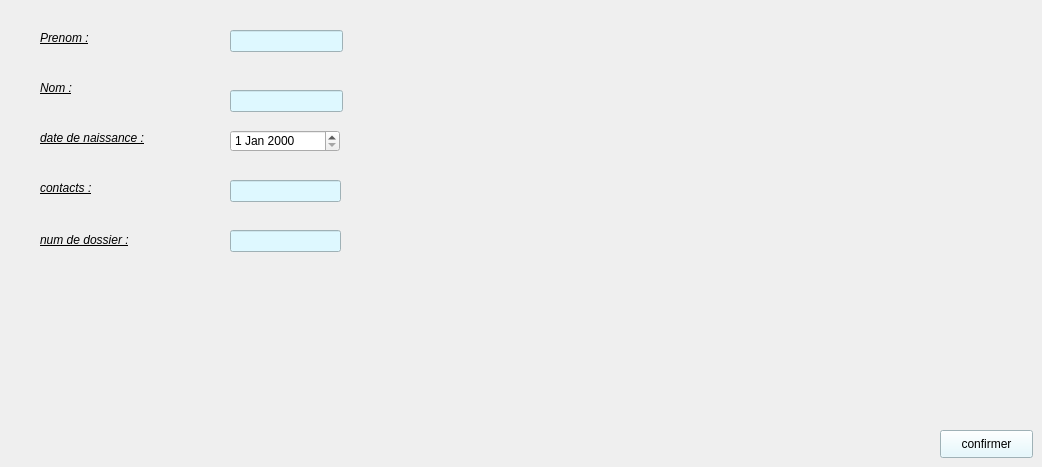
      <widget class="QWidget" name="tooo">
       <attribute name="title">
        <string>ajouter patient </string>
       </attribute>
       <widget class="QLabel" name="label_20">
        <property name="geometry">
         <rect>
          <x>40</x>
          <y>30</y>
          <width>81</width>
          <height>16</height>
         </rect>
        </property>
        <property name="font">
         <font>
          <family>Arial</family>
          <pointsize>9</pointsize>
          <weight>50</weight>
          <italic>true</italic>
          <bold>false</bold>
          <underline>true</underline>
         </font>
        </property>
        <property name="text">
         <string>Prenom :</string>
        </property>
       </widget>
       <widget class="QLabel" name="label_21">
        <property name="geometry">
         <rect>
          <x>40</x>
          <y>80</y>
          <width>55</width>
          <height>16</height>
         </rect>
        </property>
        <property name="font">
         <font>
          <family>Arial</family>
          <pointsize>9</pointsize>
          <weight>50</weight>
          <italic>true</italic>
          <bold>false</bold>
          <underline>true</underline>
         </font>
        </property>
        <property name="text">
         <string>Nom :</string>
        </property>
       </widget>
       <widget class="QLabel" name="label_23">
        <property name="geometry">
         <rect>
          <x>40</x>
          <y>130</y>
          <width>181</width>
          <height>16</height>
         </rect>
        </property>
        <property name="font">
         <font>
          <family>Arial</family>
          <pointsize>9</pointsize>
          <weight>50</weight>
          <italic>true</italic>
          <bold>false</bold>
          <underline>true</underline>
         </font>
        </property>
        <property name="text">
         <string>date de naissance :</string>
        </property>
       </widget>
       <widget class="QLineEdit" name="Enom">
        <property name="geometry">
         <rect>
          <x>230</x>
          <y>30</y>
          <width>113</width>
          <height>22</height>
         </rect>
        </property>
        <property name="styleSheet">
         <string notr="true">background-color: rgb(222, 248, 255);</string>
        </property>
       </widget>
       <widget class="QLineEdit" name="Eprenom">
        <property name="geometry">
         <rect>
          <x>230</x>
          <y>90</y>
          <width>113</width>
          <height>22</height>
         </rect>
        </property>
        <property name="styleSheet">
         <string notr="true">background-color: rgb(222, 248, 255);</string>
        </property>
       </widget>
       <widget class="QLabel" name="label_27">
        <property name="geometry">
         <rect>
          <x>40</x>
          <y>230</y>
          <width>151</width>
          <height>20</height>
         </rect>
        </property>
        <property name="font">
         <font>
          <family>Arial</family>
          <pointsize>9</pointsize>
          <weight>50</weight>
          <italic>true</italic>
          <bold>false</bold>
          <underline>true</underline>
         </font>
        </property>
        <property name="text">
         <string>num de dossier :</string>
        </property>
       </widget>
       <widget class="QLabel" name="label_29">
        <property name="geometry">
         <rect>
          <x>40</x>
          <y>180</y>
          <width>91</width>
          <height>16</height>
         </rect>
        </property>
        <property name="font">
         <font>
          <family>Arial</family>
          <pointsize>9</pointsize>
          <weight>50</weight>
          <italic>true</italic>
          <bold>false</bold>
          <underline>true</underline>
         </font>
        </property>
        <property name="text">
         <string>contacts :</string>
        </property>
       </widget>
       <widget class="QLineEdit" name="Econtact">
        <property name="geometry">
         <rect>
          <x>230</x>
          <y>180</y>
          <width>111</width>
          <height>22</height>
         </rect>
        </property>
        <property name="styleSheet">
         <string notr="true">background-color: rgb(222, 248, 255);</string>
        </property>
        <property name="text">
         <string/>
        </property>
       </widget>
       <widget class="QLineEdit" name="Enum">
        <property name="geometry">
         <rect>
          <x>230</x>
          <y>230</y>
          <width>111</width>
          <height>22</height>
         </rect>
        </property>
        <property name="styleSheet">
         <string notr="true">background-color: rgb(222, 248, 255);</string>
        </property>
       </widget>
       <widget class="QPushButton" name="pushButton_9">
        <property name="geometry">
         <rect>
          <x>940</x>
          <y>430</y>
          <width>93</width>
          <height>28</height>
         </rect>
        </property>
        <property name="styleSheet">
         <string notr="true">background-color: rgb(222, 248, 255);</string>
        </property>
        <property name="text">
         <string>confirmer</string>
        </property>
       </widget>
       <widget class="QDateEdit" name="dateEdit_3">
        <property name="geometry">
         <rect>
          <x>230</x>
          <y>130</y>
          <width>110</width>
          <height>22</height>
         </rect>
        </property>
       </widget>
      </widget>
